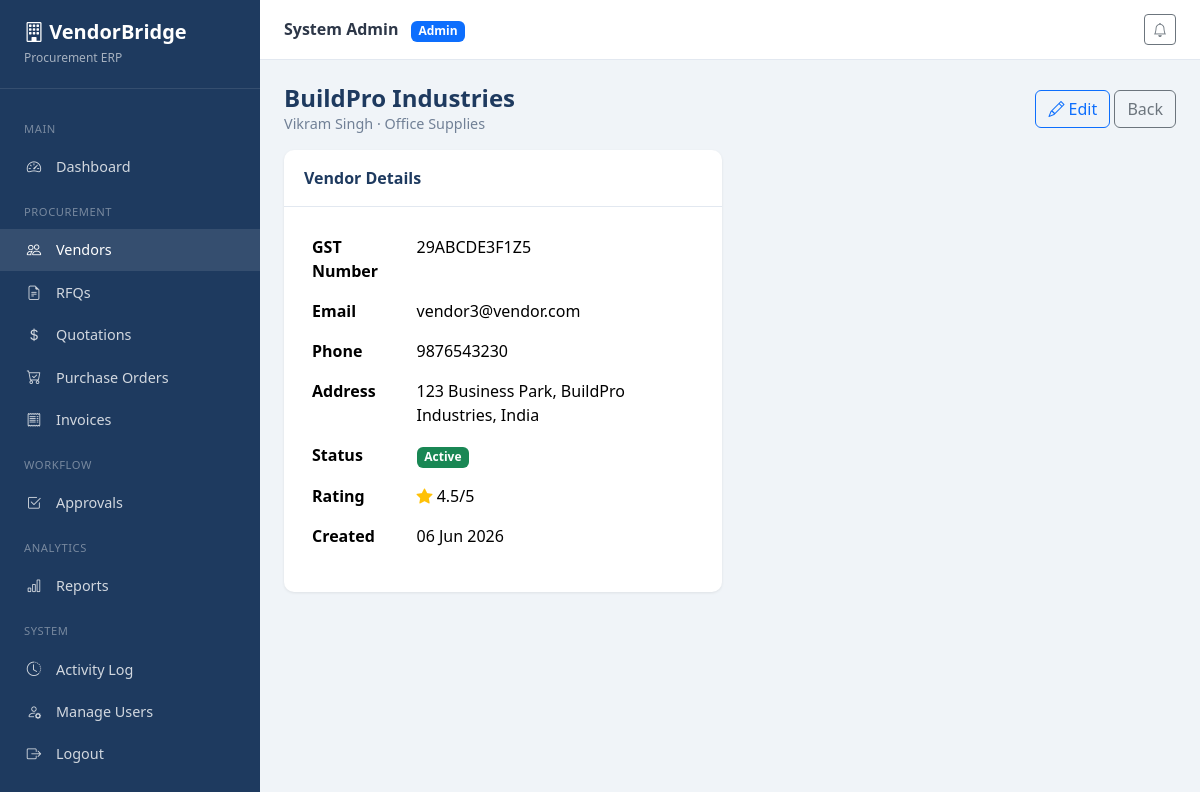
Screenshot of /vendors/3/ (signed in) with the database file from the repository.
### accounts/models.py (models this page shows, shortened)
class User(AbstractUser):
    ROLE_ADMIN = 'admin'
    ROLE_PROCUREMENT = 'procurement_officer'
    ROLE_VENDOR = 'vendor'
    ROLE_MANAGER = 'manager'
    ROLE_CHOICES = [
        (ROLE_ADMIN, 'Admin'),
        (ROLE_PROCUREMENT, 'Procurement Officer'),
        (ROLE_VENDOR, 'Vendor'),
        (ROLE_MANAGER, 'Manager / Approver'),
    ]
    role = models.CharField(max_length=30, choices=ROLE_CHOICES, default=ROLE_PROCUREMENT)
    phone = models.CharField(max_length=20, blank=True)
    created_at = models.DateTimeField(auto_now_add=True)
    class Meta:
        ordering = ['username']
    @property
    def is_admin_role(self):
        return self.role == self.ROLE_ADMIN or self.is_superuser
    @property
    def is_vendor_role(self):
        return self.role == self.ROLE_VENDOR

### vendors/models.py (models this page shows, shortened)
class Vendor(models.Model):
    STATUS_ACTIVE = 'active'
    STATUS_INACTIVE = 'inactive'
    STATUS_CHOICES = [
        (STATUS_ACTIVE, 'Active'),
        (STATUS_INACTIVE, 'Inactive'),
    ]
    CATEGORY_CHOICES = [
        ('it', 'IT & Software'),
        ('office', 'Office Supplies'),
        ('manufacturing', 'Manufacturing'),
        ('services', 'Professional Services'),
        ('logistics', 'Logistics'),
        ('other', 'Other'),
    ]
    user = models.OneToOneField(
        settings.AUTH_USER_MODEL,
        on_delete=models.SET_NULL,
        null=True,
        blank=True,
        related_name='vendor_profile',
    )
    vendor_name = models.CharField(max_length=150)
    company_name = models.CharField(max_length=200)
    category = models.CharField(max_length=50, choices=CATEGORY_CHOICES, default='other')
    gst_number = models.CharField(max_length=20, blank=True)
    email = models.EmailField()
    phone = models.CharField(max_length=20)
    address = models.TextField()
    status = models.CharField(max_length=20, choices=STATUS_CHOICES, default=STATUS_ACTIVE)
    rating = models.DecimalField(max_digits=3, decimal_places=1, default=4.0)
    created_at = models.DateTimeField(auto_now_add=True)
    class Meta:
        ordering = ['company_name']

### vendors/views.py (the view)
# urls.py: path('<int:pk>/', views.vendor_detail, name='detail'),
@login_required
@role_required(User.ROLE_ADMIN, User.ROLE_PROCUREMENT)
def vendor_detail(request, pk):
    vendor = get_object_or_404(Vendor, pk=pk)
    return render(request, 'vendors/detail.html', {'vendor': vendor})

### core/context_processors.py (called while the page is built)
def notifications_processor(request):
    if request.user.is_authenticated:
        unread = request.user.notifications.filter(is_read=False).count()
        recent = request.user.notifications.all()[:5]
        return {'unread_notifications': unread, 'recent_notifications': recent}
    return {'unread_notifications': 0, 'recent_notifications': []}

### templates/vendors/detail.html (shortened to what this page needs)
{% extends 'base.html' %}
{% block content %}
<div class="d-flex justify-content-between align-items-center mb-3">
    <div>
        <h1 class="page-title mb-0">{{ vendor.company_name }}</h1>
        <p class="page-subtitle mb-0">{{ vendor.vendor_name }} · {{ vendor.get_category_display }}</p>
    </div>
    <div>
        <a href="{% url 'vendors:edit' vendor.pk %}" class="btn btn-outline-primary"><i class="bi bi-pencil"></i> Edit</a>
        <a href="{% url 'vendors:list' %}" class="btn btn-outline-secondary">Back</a>
    </div>
</div>
<div class="row g-3">
    <div class="col-lg-6">
        <div class="card-panel">
            <div class="card-header">Vendor Details</div>
            <div class="card-body">
                <table class="table table-borderless">
                    <tr><th>GST Number</th><td>{{ vendor.gst_number|default:"—" }}</td></tr>
                    <tr><th>Email</th><td>{{ vendor.email }}</td></tr>
                    <tr><th>Phone</th><td>{{ vendor.phone }}</td></tr>
                    <tr><th>Address</th><td>{{ vendor.address }}</td></tr>
                    <tr><th>Status</th><td><span class="badge bg-{% if vendor.status == 'active' %}success{% else %}secondary{% endif %}">{{ vendor.get_status_display }}</span></td></tr>
                    <tr><th>Rating</th><td><i class="bi bi-star-fill text-warning"></i> {{ vendor.rating }}/5</td></tr>
                    <tr><th>Created</th><td>{{ vendor.created_at|date:"d M Y" }}</td></tr>
                </table>
            </div>
        </div>
    </div>
</div>
{% endblock %}

### templates/partials/navbar.html (shortened to what this page needs)
<div class="topbar">
    <div class="d-flex align-items-center gap-3">
        <div>
            <strong>{{ user.get_full_name|default:user.username }}</strong>
            <span class="badge bg-primary ms-2">{{ user.get_role_display }}</span>
        </div>
    </div>
    <div class="d-flex align-items-center gap-3">
        <div class="dropdown">
            <button class="btn btn-sm btn-outline-secondary position-relative" data-bs-toggle="dropdown">
                <i class="bi bi-bell"></i>
            </button>
        </div>
    </div>
</div>

### rows the page displays
User: get_full_name "System Admin", role "Admin"
Vendor: company_name "BuildPro Industries", vendor_name "Vikram Singh", category "Office Supplies", gst_number "29ABCDE3F1Z5", email "vendor3@vendor.com", phone "9876543230", address "123 Business Park, BuildPro Industries, India", status "Active", rating "4.5", created_at "06 Jun 2026"
